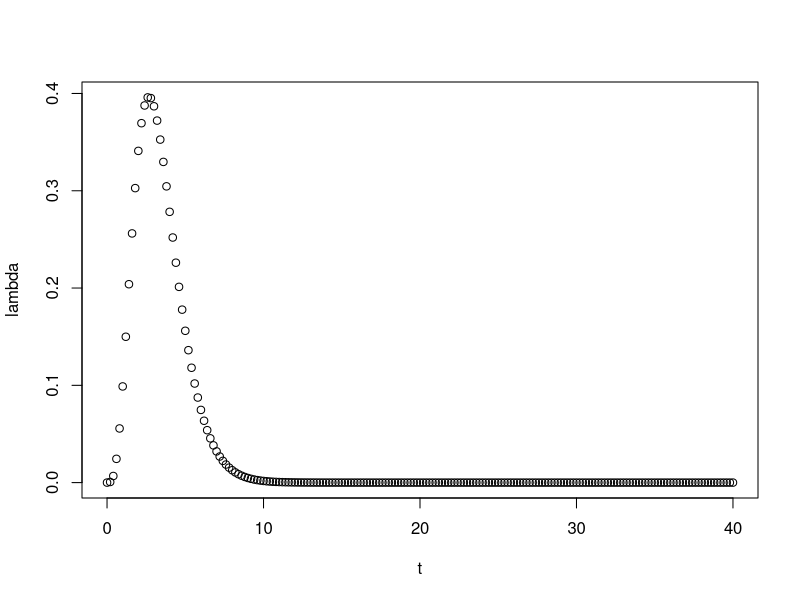

Reproduce this figure in R.
## ---- chunk 1
pnorm(115, mean=100, sd=10)
## ---- chunk 2
f <- c(0, 0.3, 0.2, 0.2, 0.2, 0.1)
names(f) <- 0:5
conv <- function(f, g, zapsmall=TRUE){
  ans <- convolve(f, rev(g), type="open")
  if (zapsmall) ans <- zapsmall(ans)
  names (ans) <- 0:(length(ans) - 1)
  return (ans)
}

# Number of Students
n = 10
f2 <- conv(f, f)
for (i in 1:(n-2)) {
  f2 <- conv(f, f2)
}

# 1st entry is 0, 31st entry is 30
sum(f2[31:length(f2)])
## ---- chunk 3
expectation_value <- sum((0:(length(f2) - 1)) * f2)
variance <- sum(((0:(length(f2) - 1)) - expectation_value)^2 * f2)
expectation_value
variance

## ---- chunk 4
1 - pnorm(30.0, mean=expectation_value, sd=sqrt(variance))
## ---- chunk 5
1 - pnorm(29.5, mean=expectation_value, sd=sqrt(variance))
## ---- chunk 6
b <- 7.5/(3.4^2)
a <- 7.5*b
r <- 0.1
t <- seq(0, 40, by=0.2)
lambda <- dgamma(t, shape = a, scale = b) * exp(0.1*t)
plot(t, lambda)
## ---- chunk 7
2.26 * pgamma(4, shape = a, rate = b - r)
## ---- chunk 8
2.26 - (2.26* pgamma(14, shape = a, rate = b - r))
## ---- chunk 9
2.26 * (pgamma(14, shape = a, rate = b - r) - pgamma(4, shape = a, rate = b - r))
